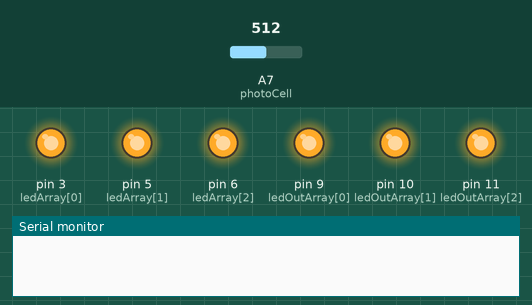
Bench run of a sketch on a simulated Arduino Nano, built with avr-gcc and run on an emulated ATmega328P. On the bench: output pins drawn as LEDs (lit = HIGH), the last lines printed to the serial monitor. The test bench sets the inputs (shaded band); at power-on: A7 (photoCell) = 512.

Above: at 0.2 s.
At 39.77 s:
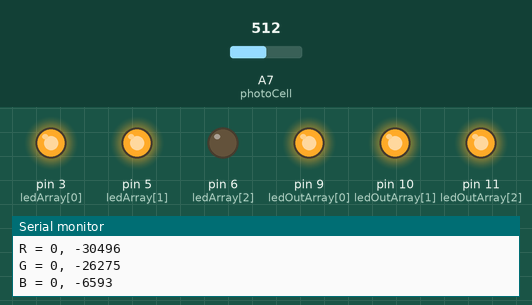
Timing chart, 0 to 40.0 s (numbered marks = the images above):
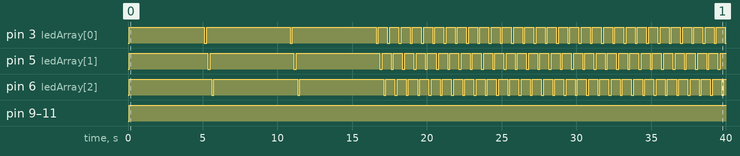

Measured:
- by itself, pin 3 (ledArray[0]): repeats every 5.8 s: LOW 0.15 s, HIGH 5.6 s
- by itself, pin 5 (ledArray[1]): goes 3 × (HIGH 5.3 s, LOW 0.15 s), 30 × (HIGH 0.60 s, LOW 0.15 s), then HIGH
- by itself, pin 6 (ledArray[2]): goes 3 × (HIGH 5.5 s, LOW 0.15 s), 30 × (HIGH 0.60 s, LOW 0.15 s), then HIGH
- by itself, pin 9 (ledOutArray[0]), pin 10 (ledOutArray[1]), pin 11 (ledOutArray[2]): LOW → HIGH at 0.10 s

The sketch:

main_software.ino
```cpp
// Define color sensor LED pins
int ledArray[] = {3,5,6};

// Define visual output LED pins (R=9, G=11, B=10)
int ledOutArray[] = {9,10,11};

// Define photocell pin
int photoCell = A7;

// Boolean to know if the balance has been set
boolean balanceSet = false;

// Place holders for color detected
int red = 0;
int green = 0;
int blue = 0;

// Floats to hold color arrays
float colorArray[] = {0,0,0};
float whiteArray[] = {0,0,0};
float blackArray[] = {0,0,0};

float colorMax[] = {0,0,0};
float colorMin[] = {255,255,255};
float colorMapped[] = {0,0,0};

// Place holder for average
int avgRead;

void setup() {
  // Setup the outputs for the color sensor
  pinMode(ledArray[0],OUTPUT);
  pinMode(ledArray[1],OUTPUT);
  pinMode(ledArray[2],OUTPUT);

  // Setup the outputs for the visual colorLED
  pinMode(ledOutArray[0],OUTPUT);
  pinMode(ledOutArray[1],OUTPUT);
  pinMode(ledOutArray[2],OUTPUT);

  // Setup photocell as input
  pinMode(photoCell, INPUT);

  // Begin serial communication
  Serial.begin(9600);
}

void loop() {
  checkBalance();
  checkColor();
  printColor();    // Comment out if not actually printing values
  // showColor();
}

void checkBalance() {
  // Check if the balance has been set, if not, set it
  if(balanceSet == false){
    blinkWhiteLeds();
    setBalance();
  }
}

void setBalance() {
  // Set white balance
  delay(5000);              // Delay for five seconds, this gives us time to get a white sample in front of our sensor

  // Scan the white sample, go through each light, get a reading, set the base reading for each color red, green, and blue to the white array
  for(int i=0; i<=2; i++) {
    digitalWrite(ledArray[i], LOW);
    delay(100);
    getReading(5);          // Number is the number of scans to take for average, this whole function is redundant, one reading works just as well.
    whiteArray[i] = avgRead;
    digitalWrite(ledArray[i], HIGH);
    delay(100);             // Done scanning white, now it will pulse blue to tell you that it is time for the black (or grey) sample.
  }

  // Set black balance
  delay(5000);              // Wait for five seconds so we can position our black sample

  // Go ahead and scan, sets the color values for red, green, and blue when exposed to black
  for(int i=0; i<=2; i++) {
    digitalWrite(ledArray[i], LOW);
    delay(100);

    getReading(5);
    blackArray[i] = avgRead;
    //blackArray[i] = analogRead(2);
    digitalWrite(ledArray[i], HIGH);
    delay(100);
  }

  // Set boolean value so we know that balance is set
  balanceSet = true;
  delay(5000);     // Delay another 5 seconds to let us catch up
}

void checkColor() {
  for(int i=0; i<=2; i++) {
    digitalWrite(ledArray[i],LOW);  // Turn on the LED, red, green or blue depending which iteration
    delay(100);                     // Delay to allow CdS to stabilize (they are slow)

    getReading(5);                  // Take a reading however many times
    colorArray[i] = avgRead;        // Set the current color in the array to the average reading
    float greyDiff = whiteArray[i] - blackArray[i];                   // The highest possible return minus the lowest returns the area for values in between
    colorArray[i] = (colorArray[i] - blackArray[i])/(greyDiff)*255; // The reading returned minus the lowest value divided by the possible range multiplied by
                                                                      // 255 will give us a value roughly between 0-255 representing the value for the current
                                                                      // reflectivity (for the color it is exposed to) of what is being scanned

    //colorMapped[i] = map(colorArray[i], 0, 255, 255, 0);

    digitalWrite(ledArray[i],HIGH);   // Turn off the current LED
    delay(100);
  }
  colorMapped[0] = map(colorArray[0], 20, 250, 255, 0);
  colorMapped[1] = map(colorArray[1], 8, 250, 255, 0);
  colorMapped[2] = map(colorArray[2], 6, 245, 255, 0);
}

void getReading(int times) {
  int reading;
  int tally = 0;

  // Take the reading however many times was requested and add them up
  for(int i=0; i<times; i++) {
    reading = analogRead(photoCell);
    tally = reading + tally;
    delay(10);
  }

  // Calculate the average and set it
  avgRead = (tally)/times;
}

// Prints the color in the color array, in the next step, we will send this to processing to see how good the sensor works.
void printColor() {
  Serial.print("R = ");
  Serial.print(int(colorArray[0]));
  Serial.print(", ");
  Serial.println(int(colorMapped[0]));

  Serial.print("G = ");
  Serial.print(int(colorArray[1]));
  Serial.print(", ");
  Serial.println(int(colorMapped[1]));

  Serial.print("B = ");
  Serial.print(int(colorArray[2]));
  Serial.print(", ");
  Serial.println(int(colorMapped[2]));

  Serial.println();
  //delay(1000);
}

void showColor() {
  analogWrite(ledOutArray[0],int(colorMapped[0]));     // Red
  analogWrite(ledOutArray[1],int(colorMapped[1]));     // Blue
  analogWrite(ledOutArray[2],int(colorMapped[2]));     // Green
}

void blinkWhiteLeds() {
  delay(50);
  digitalWrite(ledArray[0],LOW);
  digitalWrite(ledArray[1],LOW);
  digitalWrite(ledArray[2],LOW);
  digitalWrite(ledOutArray[0],LOW);
  digitalWrite(ledOutArray[1],LOW);
  digitalWrite(ledOutArray[2],LOW);
  delay(50);
  digitalWrite(ledArray[0],HIGH);
  digitalWrite(ledArray[1],HIGH);
  digitalWrite(ledArray[2],HIGH);
  digitalWrite(ledOutArray[0],HIGH);
  digitalWrite(ledOutArray[1],HIGH);
  digitalWrite(ledOutArray[2],HIGH);
}
```
